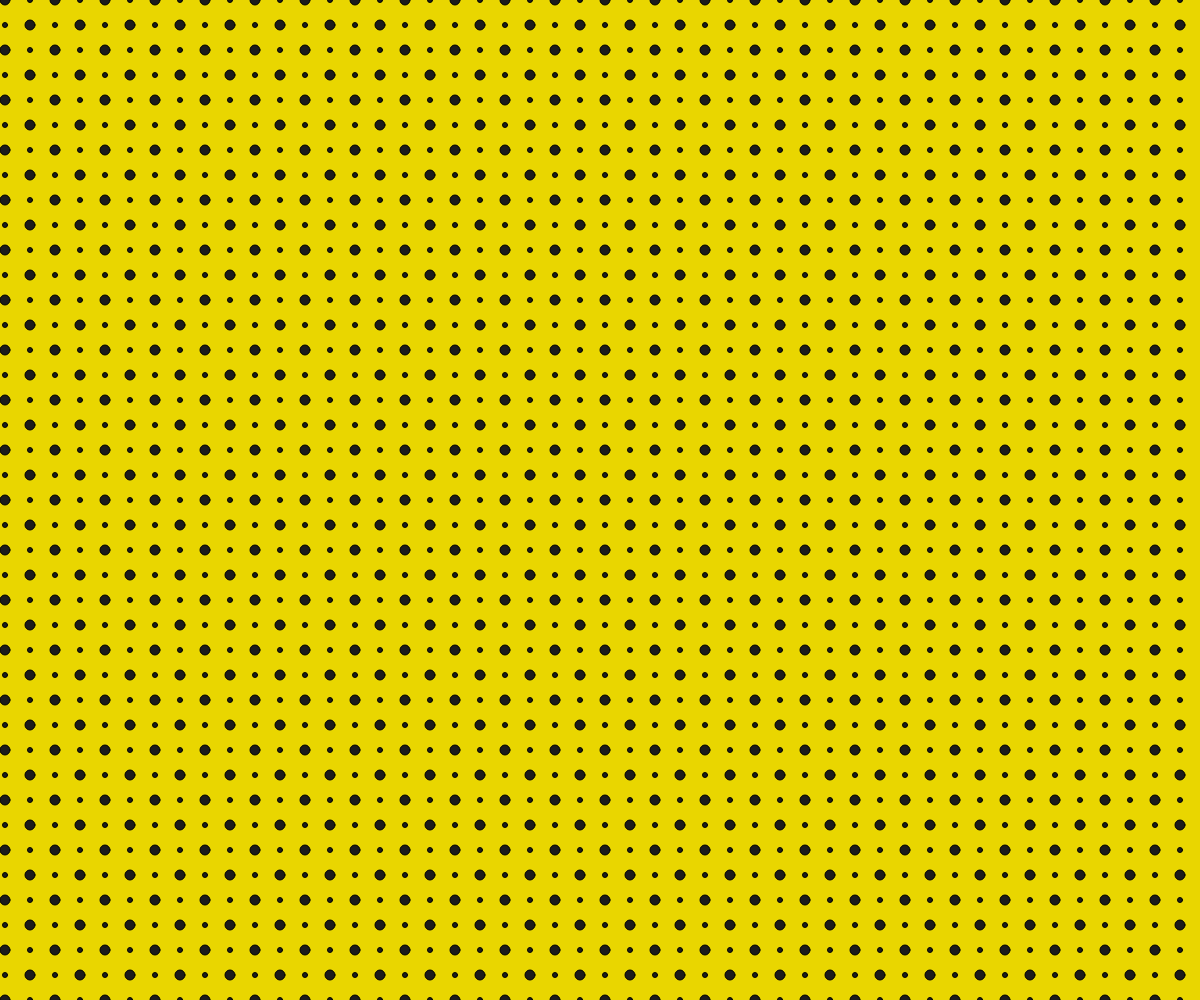
Frame 1 (no input)
Frame 60 (no input): identical to frame 1, image omitted
Frame 120 (the mouse pressed at the canvas centre since frame 60): identical to frame 1, image omitted

The p5.js sketch that drew this single still picture (run headless with seeded random() and noise() and a simulated clock; from frame 60 on, the mouse is pressed at the canvas centre):

// p5.js sketch
// ── sketch.js
function setup() {
  createCanvas(windowWidth, windowHeight);
  background(233,214,0);

  for(var x = 5; x <= width; x +=50) {
    for(var y =0; y <= height; y +=50) {

       fill(28,28,28);
       ellipse(x, y, 10);
       ellipse(x+25, y, 5);
       ellipse(x, y+25, 5);
       ellipse(x+25, y+25, 10);

    }
  }

}
 
function draw() {
}
